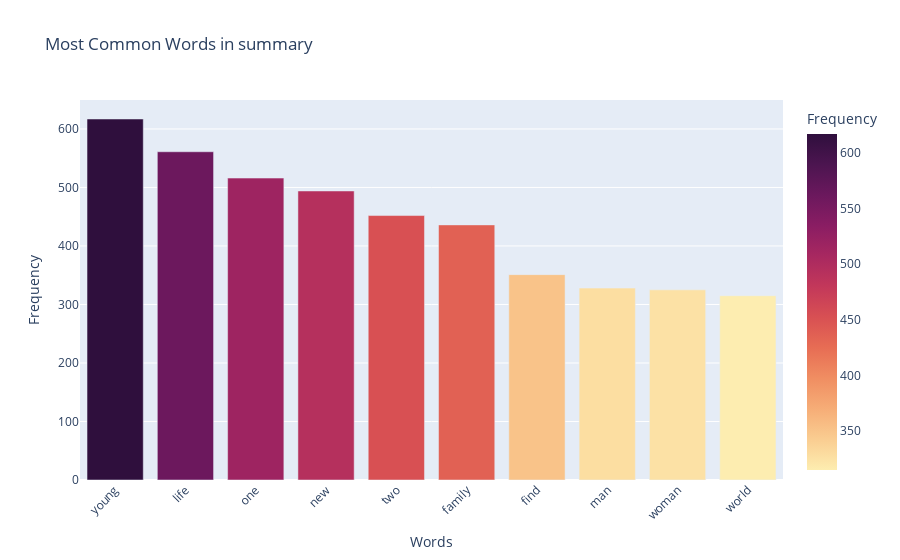

The notebook cell this image was saved under:
### Markdown cell above
**Summary Word Count**

### Code cell
sentiment_utils.analyze_most_common_words(cleaned_films, text_column='summary', top_n=10)

### Figure 1 — Plotly figure (JSON) as saved in the notebook; plotly's stock layout.template omitted (floating-point values rounded to 4 significant figures)
{"data": [{"alignmentgroup": "True", "customdata": [[0.59], [0.54], [0.49], [0.47], [0.43], [0.42], [0.34], [0.31], [0.31], [0.3]], "hovertemplate": "<b>Word:</b> %{x}<br><b>Count:</b> %{y}<br><b>Percentage:</b> %{customdata[0]}%", "legendgroup": "", "marker": {"color": [617, 561, 516, 494, 452, 436, 351, 328, 325, 315], "coloraxis": "coloraxis", "pattern": {"shape": ""}}, "name": "", "offsetgroup": "", "orientation": "v", "showlegend": false, "textposition": "auto", "type": "bar", "x": ["young", "life", "one", "new", "two", "family", "find", "man", "woman", "world"], "xaxis": "x", "y": [617, 561, 516, 494, 452, 436, 351, 328, 325, 315], "yaxis": "y"}], "layout": {"barmode": "relative", "coloraxis": {"colorbar": {"title": {"text": "Frequency"}}, "colorscale": [[0, "rgb(253, 237, 176)"], [0.09091, "rgb(250, 205, 145)"], [0.1818, "rgb(246, 173, 119)"], [0.2727, "rgb(240, 142, 98)"], [0.3636, "rgb(231, 109, 84)"], [0.4545, "rgb(216, 80, 83)"], [0.5455, "rgb(195, 56, 90)"], [0.6364, "rgb(168, 40, 96)"], [0.7273, "rgb(138, 29, 99)"], [0.8182, "rgb(107, 24, 93)"], [0.9091, "rgb(76, 21, 80)"], [1, "rgb(47, 15, 61)"]]}, "legend": {"tracegroupgap": 0}, "title": {"text": "Most Common Words in summary"}, "xaxis": {"anchor": "y", "domain": [0, 1], "tickangle": -45, "title": {"text": "Words"}}, "yaxis": {"anchor": "x", "domain": [0, 1], "title": {"text": "Frequency"}}}}
